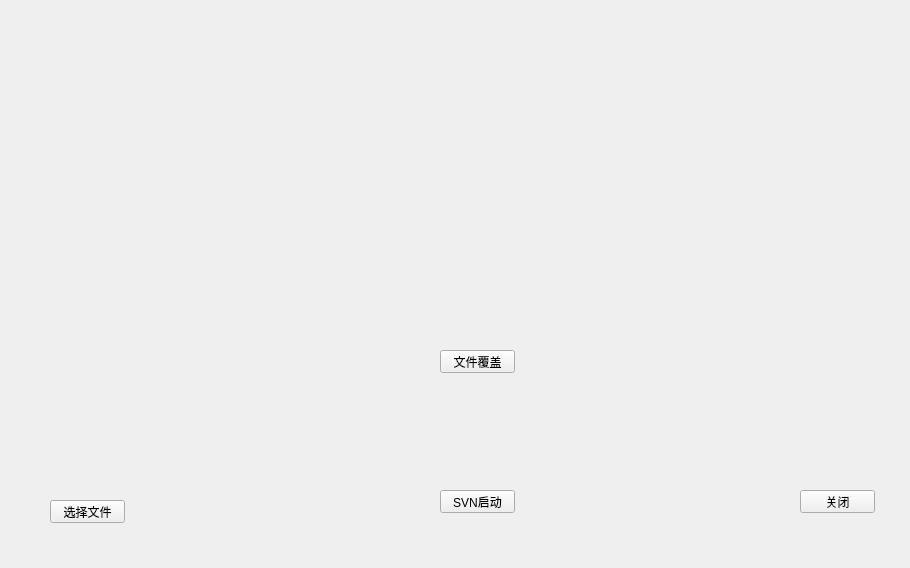
<?xml version="1.0" encoding="UTF-8"?>
<ui version="4.0">
 <class>MainWindow</class>
 <widget class="QMainWindow" name="MainWindow">
  <property name="geometry">
   <rect>
    <x>0</x>
    <y>0</y>
    <width>910</width>
    <height>568</height>
   </rect>
  </property>
  <property name="minimumSize">
   <size>
    <width>910</width>
    <height>568</height>
   </size>
  </property>
  <property name="maximumSize">
   <size>
    <width>910</width>
    <height>568</height>
   </size>
  </property>
  <property name="windowTitle">
   <string>MainWindow</string>
  </property>
  <property name="styleSheet">
   <string notr="true">background-image: url(:/images/images/心如止水.jpg);</string>
  </property>
  <widget class="QWidget" name="centralwidget">
   <widget class="QPushButton" name="pushButton">
    <property name="geometry">
     <rect>
      <x>800</x>
      <y>490</y>
      <width>75</width>
      <height>23</height>
     </rect>
    </property>
    <property name="text">
     <string>关闭</string>
    </property>
   </widget>
   <widget class="QPushButton" name="pushButton_2">
    <property name="geometry">
     <rect>
      <x>440</x>
      <y>490</y>
      <width>75</width>
      <height>23</height>
     </rect>
    </property>
    <property name="text">
     <string>SVN启动</string>
    </property>
   </widget>
   <widget class="QPushButton" name="pushButton_3">
    <property name="geometry">
     <rect>
      <x>50</x>
      <y>500</y>
      <width>75</width>
      <height>23</height>
     </rect>
    </property>
    <property name="text">
     <string>选择文件</string>
    </property>
   </widget>
   <widget class="QPushButton" name="pushButton_4">
    <property name="geometry">
     <rect>
      <x>440</x>
      <y>350</y>
      <width>75</width>
      <height>23</height>
     </rect>
    </property>
    <property name="text">
     <string>文件覆盖</string>
    </property>
   </widget>
  </widget>
 </widget>
 <resources/>
 <connections/>
</ui>
